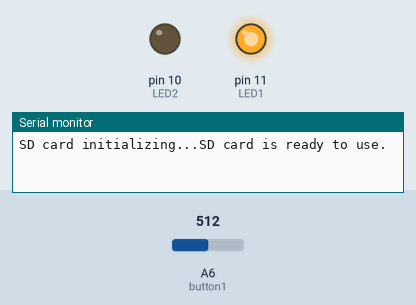
Recording of a sketch running on a simulated Arduino Mega 2560, built with avr-gcc and run on an emulated ATmega2560. Shown: output pins drawn as LEDs (lit = HIGH), the last lines printed to the serial monitor. The inputs (shaded band) are chosen by the test bench; at power-on: A6 (button1) = 512. Storage starts empty.

Above: at 1.2 s.
1.3 s: A6 (button1) set to 986
2.8 s: A6 (button1) set to 1017
At 4.3 s:
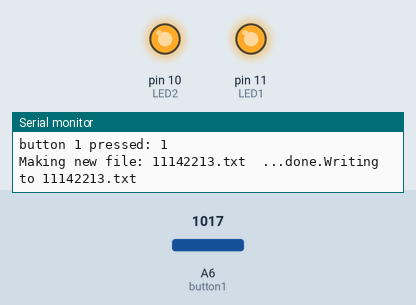
Timing chart, 0 to 5.8 s (numbered marks = the images above; inputs shaded):
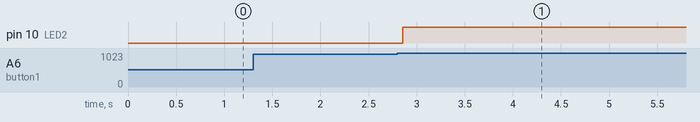

Measured:
- the behaviour switches between 999 and 1000 on A6 (button1) (found by bisection; images 0 and 1)
- after the input at 1.3 s, every drawn part: stays the same
- after the input at 2.8 s, pin 10 (LED2): LOW → HIGH after 0.06 s

The sketch:

RTC-SD-Test.ino
```cpp
/* Krystal Bernal
   CSULA Baja SAE
   Last updated: 1/25/18

   This program uses a button, MicroSD card breakout board, and a RTC to create and write to a timestamped .txt file

   SD Card Wiring
   CLK to pin 52
   DO to pin 50
   DI to pin 51
   CS to pin 53

   RTC Wiring
   SDA to Arduino SDA (communication pin 20)
   SCL to Arduino SCL (communication pin 21)
   omit SQW

*/


#include <RTClib.h>
#include <Wire.h>
#include <SPI.h>
#include <SD.h>

#if defined(ARDUINO_ARCH_SAMD)
// for Zero, output on USB Serial console, remove line below if using programming port to program the Zero!
#define Serial SerialUSB
#endif

#define SD_CS 53
#define button1 A6
#define LED1 11
#define LED2 10

RTC_Millis rtc;
DateTime now;
File myFile;
String filename;

unsigned int btnState1;
unsigned int lastBtnState1;
unsigned int btnCounter1 = 0;

void setup() {
  Serial.begin(9600);
  pinMode(button1, INPUT_PULLUP);
  pinMode(LED1, OUTPUT);
  pinMode(LED2, OUTPUT);
  digitalWrite(LED1, LOW);
  digitalWrite(LED2, LOW);
  pinMode(SD_CS, OUTPUT);
  rtc.begin(DateTime(F(__DATE__) , F(__TIME__)));
  Serial.print("SD card initializing...");
  if (SD.begin(SD_CS)) {
    Serial.println("SD card is ready to use.");
    digitalWrite(LED1, HIGH);
  } else {
    Serial.println("initialization failed.");
  }
}

void loop() {
  now = rtc.now();
  if (buttonIsPushed()) {
    manageFile();
  }

}

void manageFile() {
  if (btnCounter1 % 2 == 1) {//odd pushes begin writing to a new/existing file
    Serial.print("Making new file: ");
    filename = makeFileName();
    Serial.print(filename);
    myFile = SD.open(filename, FILE_WRITE);
    if (myFile) {//if the file was made properly
      digitalWrite(LED2, HIGH);
      Serial.print("\t...done.");
      Serial.print("Writing to " + filename);
      myFile.print("testing");
    } else {
      Serial.print("...could not create file.");
    }
  } else if (btnCounter1 % 2 == 0 && btnCounter1 > 0) { //even pushes: close (save) the file, then reopen it to read its contents
    if (myFile) {
      myFile.close();
      digitalWrite(LED2, LOW);
      Serial.println("...done.");
      Serial.print("Opening " + filename);
      myFile = SD.open(filename);
      Serial.println("...done.");
      while (myFile.available()) {// read from the file until there's nothing else in it
        Serial.write(myFile.read());
      }
      myFile.close();
    } else {
      Serial.println("Error closing " + filename);
    }
  }
}

bool buttonIsPushed() {
  bool wasPushed = false;
  int btn1 = analogRead(button1);
  if (btn1 < 1000) {
    btnState1 = 1;//off
  } else {
    btnState1 = 0;//on
  }
  if (btnState1 != lastBtnState1) {
    if (btnState1 == 0) {
      btnCounter1++;
      wasPushed = true;
      Serial.print("button 1 pressed: ");
      Serial.println(btnCounter1);
      //reset button counter
    }
    delay(50);
  }
  lastBtnState1 = btnState1;
  return wasPushed;
}

String makeFileName() {
  String name = "";

  if (now.month() < 10) {
    name += "0" + String(now.month());
  } else {
    name += String(now.month());
  }

  if (now.day() < 10) {
    name += "0" + String(now.day());
  } else {
    name += String(now.day());
  }

  if (now.hour() < 10) {
    name += "0" + String(now.hour());
  } else {
    name += String(now.hour());
  }

  if (now.minute() < 10) {
    name += "0" + String(now.minute());
  } else {
    name += String(now.minute());
  }
  name += ".txt";
  return name;
}
```
